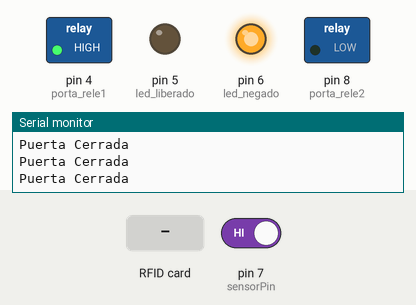
The sketch below on a simulated Arduino Nano, built with avr-gcc and run on an emulated ATmega328P. On the bench: switched loads named in the sketch (green lamp = pin HIGH), output pins drawn as LEDs (lit = HIGH), the last lines printed to the serial monitor. Dashed ring = blinking. Inputs (shaded band) come from the test bench; at power-on: pin 7 (sensorPin) HIGH. Pins used as bus, display or sensor lines are not drawn.

Above: at 1.3 s.
1.4 s: pin 7 (sensorPin) driven LOW
At 2.3 s:
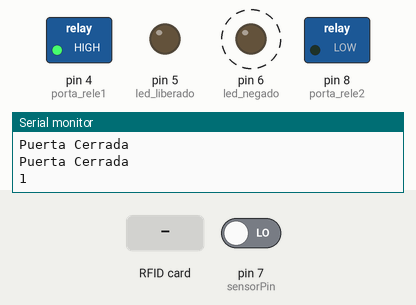
4.4 s: pin 7 (sensorPin) driven HIGH
At 4.71 s:
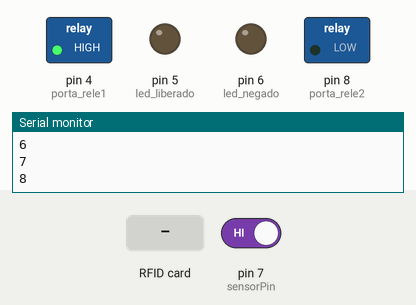
5.9 s: RFID card 5E 7A 19 C4 held to the reader
At 8.3 s:
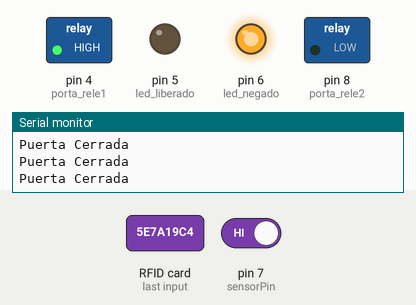
Timing chart, 0 to 9.8 s (numbered marks = the images above; inputs shaded):
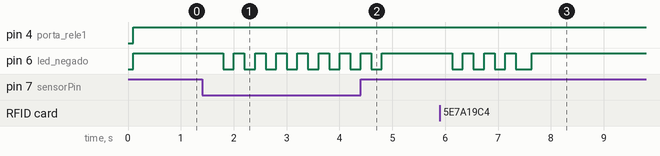

The sketch:

dos_rfid-apertura-imanes-nano.ino
```cpp
// Programa : RFID - Control de acesso / cancela
// Autor : Arduino e Cia
// Modificado: Santiago Lorenzo
// MFRC522 Library 1.3.4

#include <SPI.h>
#include <MFRC522.h>


// Definiciones de Modulo RC522 Doble
#define SS_PIN 10 // puede elegirse cualquier PIN digital
#define RST_PIN 9 // puede elegirse cualquier PIN digital
#define SS_PIN2 3 // puede e|legirse cualquier PIN digital
#define RST_PIN2 2 // puede elegirse cualquier PIN digital
MFRC522 mfrc522(SS_PIN, RST_PIN);
MFRC522 mfrc522_2(SS_PIN2, RST_PIN2);

// Leds indicadores de acceso liberado o rechazado
int led_liberado = 5;
int led_negado = 6;
int porta_rele1 = 4;
int porta_rele2 = 8;
// Sensor puerta
int estadoSensor = 0;
const int sensorPin = 7;
// Alarma
int contador_alarma = 0;

char st[20];

void setup()
{
  pinMode(led_liberado, OUTPUT);
  pinMode(led_negado, OUTPUT);
  // Inicia serial
  Serial.begin(9600);
  // Inicia  SPI bus
  SPI.begin();
  // Inicia MFRC522
  mfrc522.PCD_Init();
  mfrc522_2.PCD_Init();
  // Mensajes de inicio en el monitor serial
  Serial.println("Aproxime su Tag de acceso...");
  Serial.println();
  //Defino pin de rele
  pinMode(porta_rele1, OUTPUT);
  pinMode(porta_rele2, OUTPUT);
  //Defino pin de entrada de sensor
  pinMode(sensorPin, INPUT);
}

void loop()
{
 // Led activo
 digitalWrite(led_negado, HIGH);
 digitalWrite(porta_rele1, HIGH);
 // Evaluo sensor de apertura
 estadoSensor = digitalRead(sensorPin);
 if (estadoSensor != 1)
  {
  for (int i= 1; i<5 ; i++)
        {
          contador_alarma ++;
          digitalWrite(led_negado, HIGH);
          delay(200);
          digitalWrite(led_negado, LOW);
          delay(200);
          Serial.println(contador_alarma);
        }
    Serial.println("Puerta Abierta");
    Serial.println();
    if (contador_alarma > 25) {
        for (int i= 1; i<5 ; i++)
          {
          Serial.println("Alarma activa");
          digitalWrite(porta_rele2, HIGH);
          delay(200);
          digitalWrite(porta_rele2, LOW);
          delay(200);
          }
        }
     else
     {
     contador_alarma ++;
     }
  }
  else
  {
    Serial.println("Puerta Cerrada");
    contador_alarma = 0;
  // Aguarda aproximacion de tag lector 1
  lector1();
  delay(100);
  // Aguarda aproximacion de tag lector 2
  lector2();
  delay(100);
  }
}

//FUNCIONES
void AbreImanPuerta()
{
  // Abre iman y enciende led verde
  digitalWrite(led_negado, LOW);
  digitalWrite(led_liberado, HIGH);
  Serial.println(" Acesso garantizado ");
  Serial.println();
  delay(200);
  digitalWrite(porta_rele1, LOW);
  delay(3000);
  digitalWrite(porta_rele1, HIGH);
  digitalWrite(led_liberado, LOW);
  return;
}

void RechazaAcceso()
{
  Serial.println(" Acesso rechazado ");
  Serial.println();
  // Parpadea led rojo
  for (int i= 1; i<5 ; i++)
  {
    digitalWrite(led_negado, HIGH);
    delay(200);
    digitalWrite(led_negado, LOW);
    delay(200);
  }
}

//lector de adentro
void lector1()
{
    if ( ! mfrc522_2.PICC_IsNewCardPresent())
    {
      return;
    }
  // Seleciona un tag
  if ( ! mfrc522_2.PICC_ReadCardSerial())
    {
      return;
    }
  // Mostra UID en serial
  Serial.print("UID del tag :");
  String contenido= "";
  byte letra;
  for (byte i = 0; i < mfrc522_2.uid.size; i++)
  {
     Serial.print(mfrc522_2.uid.uidByte[i] < 0x10 ? " 0" : " ");
     Serial.print(mfrc522_2.uid.uidByte[i], HEX);
     contenido.concat(String(mfrc522_2.uid.uidByte[i] < 0x10 ? " 0" : " "));
     contenido.concat(String(mfrc522_2.uid.uidByte[i], HEX));
  }
  Serial.println();
  Serial.print("Mensaje : ");
  contenido.toUpperCase();
  // Verifica si el tag fue leido
  // Reemplazar las XX por los TAGS
  if (contenido.substring(1) == "XX XX XX XX" || contenido.substring(1) == "XX XX XX XX")
  AbreImanPuerta();
  else
  RechazaAcceso();
}

//lector de afuera
void lector2()
{
    if ( ! mfrc522_2.PICC_IsNewCardPresent())
    {
      return;
    }
  // Seleciona un tag
  if ( ! mfrc522_2.PICC_ReadCardSerial())
    {
      return;
    }
  // Mostra UID en serial
  Serial.print("UID del tag :");
  String contenido= "";
  byte letra;
  for (byte i = 0; i < mfrc522_2.uid.size; i++)
  {
     Serial.print(mfrc522_2.uid.uidByte[i] < 0x10 ? " 0" : " ");
     Serial.print(mfrc522_2.uid.uidByte[i], HEX);
     contenido.concat(String(mfrc522_2.uid.uidByte[i] < 0x10 ? " 0" : " "));
     contenido.concat(String(mfrc522_2.uid.uidByte[i], HEX));
  }
  Serial.println();
  Serial.print("Mensaje : ");
  contenido.toUpperCase();
  // Verifica si el tag fue leido
  // Reemplazar las XX por los TAGS
  if (contenido.substring(1) == "XX XX XX XX" || contenido.substring(1) == "XX XX XX XX")
  AbreImanPuerta();
  else
  RechazaAcceso();
}
```

Measured:
- after the input at 1.4 s, pin 6 (led_negado): alternates HIGH for 0.20 s and LOW for 0.20 s, starting after 0.40 s
- after the input at 4.4 s, pin 6 (led_negado): goes on until 4.8 s, then stays HIGH
- after the input at 5.9 s, pin 6 (led_negado): goes 3 × (LOW 0.20 s, HIGH 0.20 s), LOW 0.30 s, then HIGH, starting after 0.24 s
